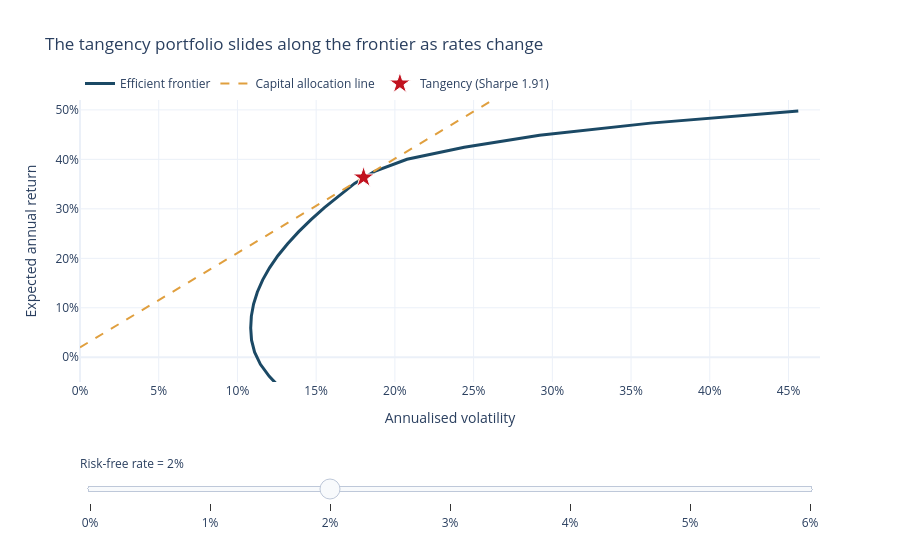

Here is the notebook cell this chart was saved with:
### Markdown cell above
The random cloud tops out at a Sharpe of 0.75 while the true optimum reaches 2.02 — it finds
barely a third of what is there. And it reaches a maximum return of 11% where the frontier
reaches 50%. If you have been taught the frontier via random scatter plots, you have been
looking at a picture of the *interior* of the feasible set.

**Every frontier point above is a separate constrained optimisation.** That is the honest way
to draw it.

<details>
<summary><b>The optimisation problem, formally</b></summary>

For a target return $\mu^\star$, long-only and fully invested:

$$\min_{w} \; w^\top \Sigma w
\quad \text{subject to} \quad w^\top \mu = \mu^\star, \;\; \mathbf{1}^\top w = 1, \;\; w \ge 0$$

This is a **quadratic program**: convex, so there is a unique global optimum and a solver
will find it reliably. Without the $w \ge 0$ constraint there is even a closed-form solution
via Lagrange multipliers, involving $\Sigma^{-1}$.

That $\Sigma^{-1}$ is the villain of this notebook. Inverting an estimated covariance matrix
amplifies whichever directions were estimated least reliably — precisely the small
eigenvalues, which are mostly noise. Lecture 3c attacks exactly this.

Why the random cloud fails: for weights drawn uniformly on the simplex,
$\mathbb{E}[w_i] = 1/N$ with standard deviation $O(1/N)$. As $N$ grows, random portfolios
converge on equal weight, so the cloud shrinks to a point rather than exploring the space.
With $N = 44$ it is hopeless.

</details>

## 2. The tangency portfolio and the risk-free rate

Add a risk-free asset and the picture changes. You can now hold any mix of the risk-free
asset and one particular risky portfolio, generating a straight line — the **capital
allocation line**. The best such line is the steepest one, which touches the frontier at the
**tangency portfolio**: the maximum-Sharpe portfolio.

Move the slider to see where the tangency point sits as the risk-free rate changes.

### Code cell
rf_grid = np.round(np.arange(0.0, 0.061, 0.01), 3)

fig = go.Figure()
fig.add_trace(go.Scatter(x=frontier["vol"], y=frontier["ret"], mode="lines",
                         name="Efficient frontier", showlegend=True,
                         line=dict(color=AIRM_COLOURS[0], width=3)))

for k, rf in enumerate(rf_grid):
    w_t = max_sharpe(mu_tr, cov_tr, rf=rf)
    v_t, r_t = np.sqrt(w_t @ cov_tr @ w_t), w_t @ mu_tr
    sharpe = (r_t - rf) / v_t
    x_line = np.array([0, frontier["vol"].max()])
    fig.add_trace(go.Scatter(x=x_line, y=rf + sharpe * x_line, mode="lines",
                             visible=(rf == 0.02), name="Capital allocation line",
                             line=dict(color=AIRM_COLOURS[3], width=2, dash="dash")))
    fig.add_trace(go.Scatter(x=[v_t], y=[r_t], mode="markers", visible=(rf == 0.02),
                             name=f"Tangency (Sharpe {sharpe:.2f})",
                             marker=dict(size=16, color=AIRM_COLOURS[1], symbol="star",
                                         line=dict(color="white", width=1))))

steps = []
for k, rf in enumerate(rf_grid):
    vis = [True] + [False] * (2 * len(rf_grid))
    vis[1 + 2*k] = vis[2 + 2*k] = True
    steps.append(dict(label=f"{rf:.0%}", method="update", args=[{"visible": vis}]))

fig.update_layout(title="The tangency portfolio slides along the frontier as rates change",
                  template=AIRM_TEMPLATE, height=540,
                  xaxis=dict(title="Annualised volatility", tickformat=".0%", range=[0, 0.47]),
                  yaxis=dict(title="Expected annual return", tickformat=".0%", range=[-0.05, 0.52]),
                  legend=dict(orientation="h", y=1.11),
                  sliders=[dict(active=2, pad=dict(t=70),
                                currentvalue=dict(prefix="Risk-free rate = "), steps=steps)])
fig.show()

### Figure 1 — Plotly figure (JSON) as saved in the notebook; plotly's stock layout.template omitted (floating-point values rounded to 4 significant figures)
{"data": [{"line": {"color": "#1b4965", "width": 3}, "mode": "lines", "name": "Efficient frontier", "showlegend": true, "type": "scatter", "x": [0.44, 0.4029, 0.3679, 0.3354, 0.3056, 0.2789, 0.2564, 0.2385, 0.2229, 0.2084, 0.1946, 0.1814, 0.1689, 0.157, 0.1461, 0.1362, 0.1275, 0.1202, 0.1146, 0.1109, 0.109, 0.1084, 0.1088, 0.1102, 0.1127, 0.116, 0.1204, 0.1257, 0.1319, 0.1389, 0.1467, 0.1552, 0.1645, 0.1744, 0.1872, 0.2077, 0.2441, 0.2919, 0.3623, 0.4562], "y": [-0.4529, -0.4286, -0.4042, -0.3798, -0.3554, -0.3311, -0.3067, -0.2823, -0.2579, -0.2336, -0.2092, -0.1848, -0.1604, -0.1361, -0.1117, -0.08733, -0.06295, -0.03858, -0.0142, 0.01017, 0.03454, 0.05892, 0.08329, 0.1077, 0.132, 0.1564, 0.1808, 0.2052, 0.2295, 0.2539, 0.2783, 0.3027, 0.327, 0.3514, 0.3758, 0.4002, 0.4245, 0.4489, 0.4733, 0.4976]}, {"line": {"color": "#e09f3e", "dash": "dash", "width": 2}, "mode": "lines", "name": "Capital allocation line", "type": "scatter", "visible": false, "x": [0.0, 0.4562], "y": [0.0, 0.921]}, {"marker": {"color": "#c1121f", "line": {"color": "white", "width": 1}, "size": 16, "symbol": "star"}, "mode": "markers", "name": "Tangency (Sharpe 2.02)", "type": "scatter", "visible": false, "x": [0.1784], "y": [0.3601]}, {"line": {"color": "#e09f3e", "dash": "dash", "width": 2}, "mode": "lines", "name": "Capital allocation line", "type": "scatter", "visible": false, "x": [0.0, 0.4562], "y": [0.01, 0.9054]}, {"marker": {"color": "#c1121f", "line": {"color": "white", "width": 1}, "size": 16, "symbol": "star"}, "mode": "markers", "name": "Tangency (Sharpe 1.96)", "type": "scatter", "visible": false, "x": [0.1792], "y": [0.3617]}, {"line": {"color": "#e09f3e", "dash": "dash", "width": 2}, "mode": "lines", "name": "Capital allocation line", "type": "scatter", "visible": true, "x": [0.0, 0.4562], "y": [0.02, 0.8901]}, {"marker": {"color": "#c1121f", "line": {"color": "white", "width": 1}, "size": 16, "symbol": "star"}, "mode": "markers", "name": "Tangency (Sharpe 1.91)", "type": "scatter", "visible": true, "x": [0.1801], "y": [0.3635]}, {"line": {"color": "#e09f3e", "dash": "dash", "width": 2}, "mode": "lines", "name": "Capital allocation line", "type": "scatter", "visible": false, "x": [0.0, 0.4562], "y": [0.03, 0.8748]}, {"marker": {"color": "#c1121f", "line": {"color": "white", "width": 1}, "size": 16, "symbol": "star"}, "mode": "markers", "name": "Tangency (Sharpe 1.85)", "type": "scatter", "visible": false, "x": [0.1811], "y": [0.3654]}, {"line": {"color": "#e09f3e", "dash": "dash", "width": 2}, "mode": "lines", "name": "Capital allocation line", "type": "scatter", "visible": false, "x": [0.0, 0.4562], "y": [0.04, 0.8597]}, {"marker": {"color": "#c1121f", "line": {"color": "white", "width": 1}, "size": 16, "symbol": "star"}, "mode": "markers", "name": "Tangency (Sharpe 1.80)", "type": "scatter", "visible": false, "x": [0.1822], "y": [0.3674]}, {"line": {"color": "#e09f3e", "dash": "dash", "width": 2}, "mode": "lines", "name": "Capital allocation line", "type": "scatter", "visible": false, "x": [0.0, 0.4562], "y": [0.05, 0.8447]}, {"marker": {"color": "#c1121f", "line": {"color": "white", "width": 1}, "size": 16, "symbol": "star"}, "mode": "markers", "name": "Tangency (Sharpe 1.74)", "type": "scatter", "visible": false, "x": [0.1835], "y": [0.3696]}, {"line": {"color": "#e09f3e", "dash": "dash", "width": 2}, "mode": "lines", "name": "Capital allocation line", "type": "scatter", "visible": false, "x": [0.0, 0.4562], "y": [0.06, 0.8299]}, {"marker": {"color": "#c1121f", "line": {"color": "white", "width": 1}, "size": 16, "symbol": "star"}, "mode": "markers", "name": "Tangency (Sharpe 1.69)", "type": "scatter", "visible": false, "x": [0.1848], "y": [0.372]}], "layout": {"height": 540, "legend": {"orientation": "h", "y": 1.11}, "sliders": [{"active": 2, "currentvalue": {"prefix": "Risk-free rate = "}, "pad": {"t": 70}, "steps": [{"args": [{"visible": [true, true, true, false, false, false, false, false, false, false, false, false, false, false, false]}], "label": "0%", "method": "update"}, {"args": [{"visible": [true, false, false, true, true, false, false, false, false, false, false, false, false, false, false]}], "label": "1%", "method": "update"}, {"args": [{"visible": [true, false, false, false, false, true, true, false, false, false, false, false, false, false, false]}], "label": "2%", "method": "update"}, {"args": [{"visible": [true, false, false, false, false, false, false, true, true, false, false, false, false, false, false]}], "label": "3%", "method": "update"}, {"args": [{"visible": [true, false, false, false, false, false, false, false, false, true, true, false, false, false, false]}], "label": "4%", "method": "update"}, {"args": [{"visible": [true, false, false, false, false, false, false, false, false, false, false, true, true, false, false]}], "label": "5%", "method": "update"}, {"args": [{"visible": [true, false, false, false, false, false, false, false, false, false, false, false, false, true, true]}], "label": "6%", "method": "update"}]}], "title": {"text": "The tangency portfolio slides along the frontier as rates change"}, "xaxis": {"range": [0, 0.47], "tickformat": ".0%", "title": {"text": "Annualised volatility"}}, "yaxis": {"range": [-0.05, 0.52], "tickformat": ".0%", "title": {"text": "Expected annual return"}}}}
